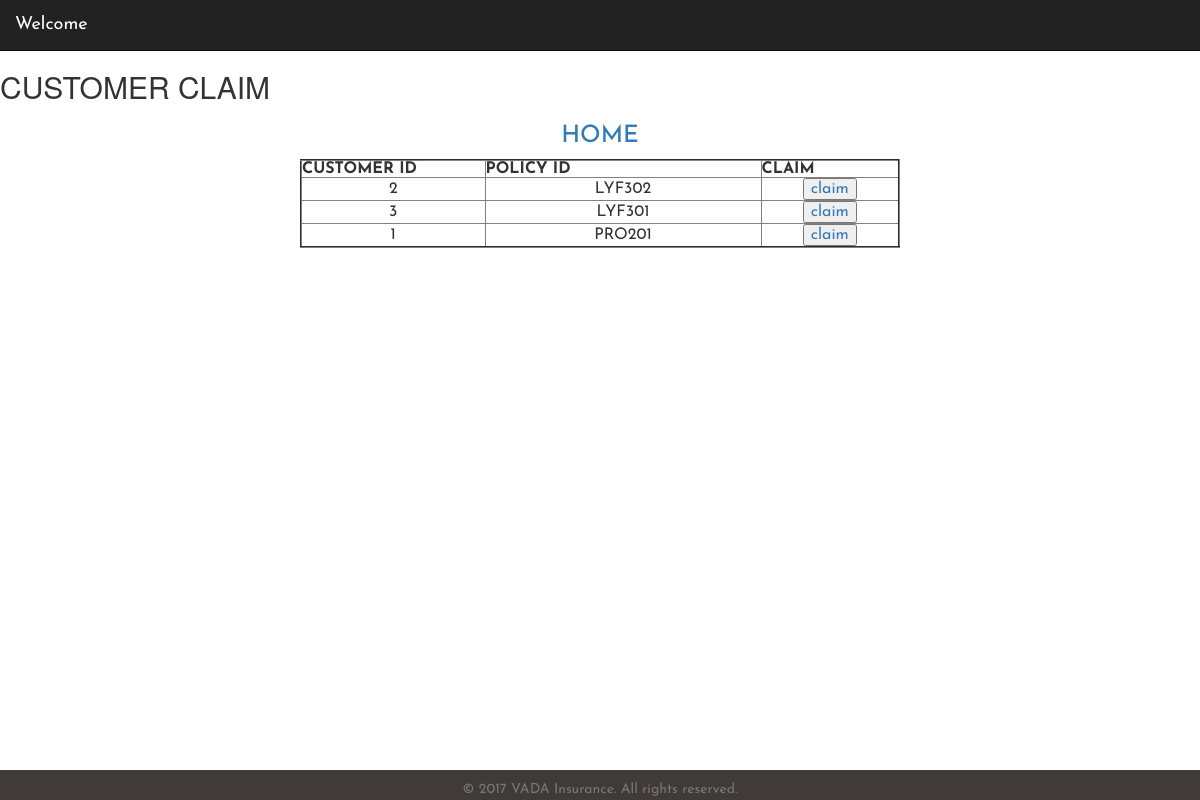
Screenshot of /cust_claim.php with the database file from the repository.
### tables this page shows
CREATE TABLE IF NOT EXISTS `lyf_insurance` (
  `CUSTOMER_ID` int(4) NOT NULL,
  `POLICY_ID` varchar(6) NOT NULL,
  `POLICY_DATE` date NOT NULL
);

CREATE TABLE IF NOT EXISTS `prop_insurance` (
  `CUSTOMER_ID` int(4) NOT NULL,
  `POLICY_ID` varchar(6) NOT NULL,
  `POLICY_DATE` date NOT NULL,
  `BUILD_UP_COST` int(8) NOT NULL,
  `AREA` int(5) NOT NULL,
  `ADDRESS` varchar(30) NOT NULL
);

### src/cust_claim.php (the view, shortened to what this page needs)
<html>
<head> <meta name="viewport" content="width=device-width, initial-scale=1, shrink-to-fit=no">
</head>
<body>
<nav class="navbar navbar-inverse navbar-fixed-top">
<div class="container-fluid">
  <div class="navbar-header">
	<a class="navbar-brand" href="#">Welcome</a>
  </div>
</nav>
<div style="height: 50px"></div>
<h2>CUSTOMER CLAIM</h2>
<center><h3>
<p>
<a href="emp_users.php">HOME</a>
</h3>
<p>
<?php
$url=parse_url(getenv("CLEARDB_DATABASE_URL"));    $server = $url["host"];   $username = $url["user"];   $password1 = $url["pass"];   $db = substr($url["path"],1);   $con= mysqli_connect($server, $username, $password1) or die("Problem with connection...");
mysqli_select_db($con,$db) or die(mysqli_error($con));
echo "<table width=\"50%\" align=center border=2>";
echo "<tr><th width=\"20%\" align= center \">CUSTOMER ID</th>
<th width=\"30%\" align= center \">POLICY ID</th>
<th width=\"15%\" align= center \">CLAIM</th></tr>";
$query = mysqli_query($con, "SELECT * FROM lyf_insurance");
$query2 = mysqli_query($con, "SELECT * FROM prop_insurance");
while($row=mysqli_fetch_assoc($query))
{
	$lid=$row['POLICY_ID'];
	$cid=$row['CUSTOMER_ID'];
echo "<tr><td align=center>
$cid</td><td align=center >$lid</td><td align=center ><a href='claim_lyf_processing.php?cids=$cid&lids=$lid'><input type='submit' value='claim' /><a/></tr>";
}
while($row2=mysqli_fetch_assoc($query2))
{
	$pid=$row2['POLICY_ID'];
	$pcid=$row2['CUSTOMER_ID'];
echo "<tr><td align=center>
$pcid</td><td align=center >$pid</td><td align=center ><a href='claim_prop_processing.php?pcids=$pcid&pids=$pid'><input type='submit' value='claim' /><a/></tr>";
}
?>
</table>
<?php      include('footer.php');     ?>
</body>
</html>

### src/cust_claim.php (style rules this page uses)
* { font-family: 'Josefin Sans', sans-serif; }
body { background-color:#FFFFCC; }

### rows the page displays
lyf_insurance: CUSTOMER_ID "2", POLICY_ID "LYF302"
lyf_insurance: CUSTOMER_ID "3", POLICY_ID "LYF301"
prop_insurance: CUSTOMER_ID "1", POLICY_ID "PRO201"
